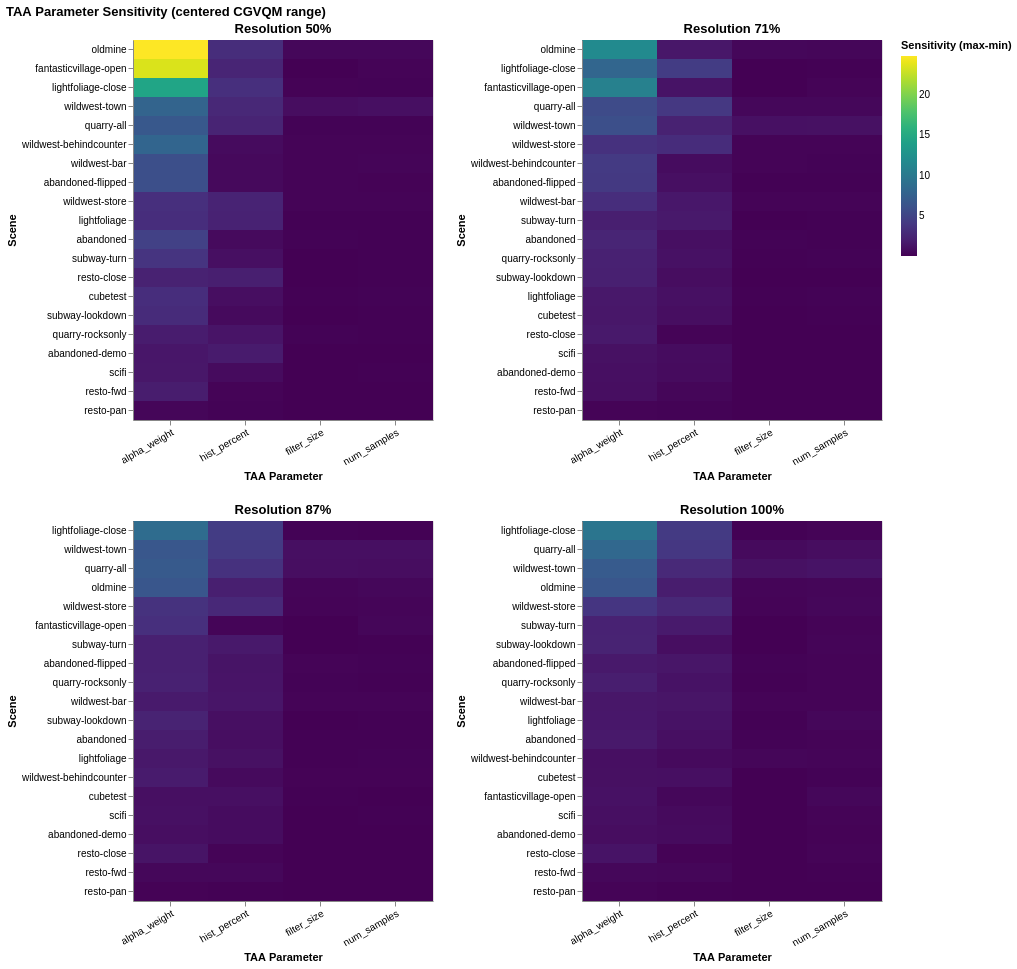

Notebook code cell kept with this figure:
### Code cell
# ──────────────────────────────────────────────
# Cell 4: Heatmap — sensitivity per scene x TAA param per resolution
# ──────────────────────────────────────────────

def plot_sensitivity_heatmap(sensitivity_df):
    charts = []
    for res in RESOLUTIONS:
        df_res = sensitivity_df[sensitivity_df['resolution'] == res]
        if df_res.empty:
            continue
        chart = alt.Chart(df_res).mark_rect().encode(
            x=alt.X('parameter:N', title='TAA Parameter',
                    sort=PARAMS,
                    axis=alt.Axis(labelAngle=-30)),
            y=alt.Y('scene:N', title='Scene',
                    sort=alt.EncodingSortField(field='sensitivity', op='mean', order='descending')),
            color=alt.Color('sensitivity:Q',
                            scale=alt.Scale(scheme='viridis'),
                            title='Sensitivity (max-min)'),
            tooltip=['scene', 'parameter',
                     alt.Tooltip('sensitivity:Q', format='.3f'),
                     alt.Tooltip('max_score:Q', format='.3f'),
                     alt.Tooltip('min_score:Q', format='.3f')]
        ).properties(
            title=f'Resolution {res}%',
            width=300,
            height=380,
        )
        charts.append(chart)

    return alt.concat(*charts, columns=2).properties(
        title='TAA Parameter Sensitivity (centered CGVQM range)'
    ).configure_title(fontSize=13).configure_axis(labelFontSize=10, titleFontSize=11)

plot_sensitivity_heatmap(sensitivity_df)
